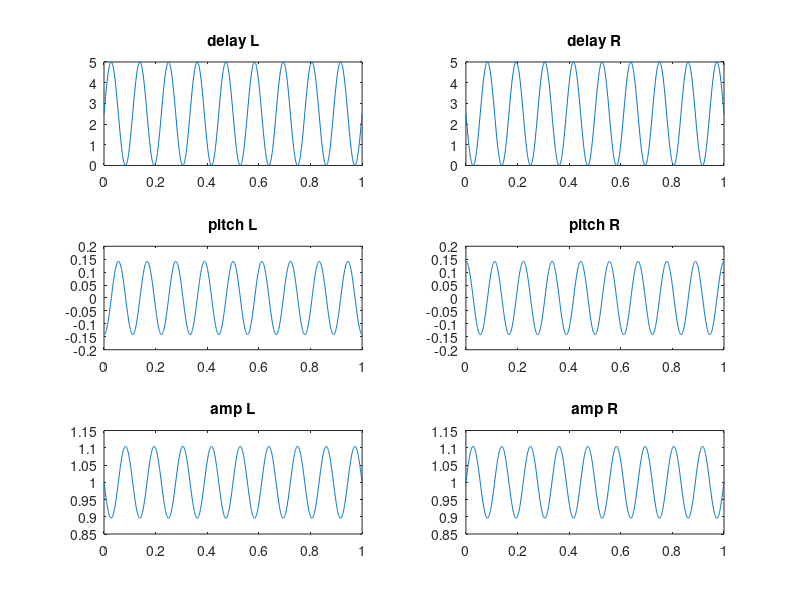

This figure's MATLAB source:
% clear all
% close all

fs = 48000;
c = 343;
lambda = c/fs;

% diameter of the horn installment
% distance between "closest to listener" and "furthest to listener"
% independent of listener distance to speaker
% OBS - the diameter in samples will have to come from the diameter in
% meters and the speed of sound, I'm just fucking drunk right now and cant
% do it
diam_samples = 5; 

% distance of listener to speaker
% the closer we are to the speaker, the higher the AM effect due to the 
% inverse square law
dist = 2; 

%minimum distance to speaker 
%(so that the inverse square law doesnt 'blow up)
% has to be larger than 1
% if this is 1, the ampltide modulation becomes maximal, with troughs at
% zero
mindist = 1.1;

% Amplitude modulation, based on distance
A = 1/((dist+mindist)^2);

w = 9 * 2*pi;   % rotational speed of the horn (in radians)
t = linspace(0,1,1000); % time axis

delay_L = 0.5*diam_samples * sin(w*t) + 0.5*diam_samples;
delay_R = -0.5*diam_samples * sin(w*t) + 0.5*diam_samples;
amp_L = -A*sin(w*t) + 1;
amp_R = A*sin(w*t) + 1;

% pitch shift caused by the delay
% negative sign: distance (delay) increases -> pitch decreases
pitch_L = -diff(delay_L);
pitch_R = -diff(delay_R);
% add an extra element to keep the length the same
pitch_L = [pitch_L(1), pitch_L];
pitch_R = [pitch_R(1), pitch_R];
% normalize them for plotting
pitch_L_norm = 0.5*max(delay_L)/max(pitch_L) * pitch_L;
pitch_R_norm = 0.5*max(delay_R)/max(pitch_R) * pitch_R;

figure();
subplot(321);
plot(t,delay_L);
title('delay L');
subplot(323);
plot(t, pitch_L);
title('pitch L');
subplot(325);
plot(t,amp_L);
title('amp L');

subplot(322);
plot(t,delay_R);
title('delay R');
subplot(324);
plot(t, pitch_R);
title('pitch R');
subplot(326);
plot(t,amp_R);
title('amp R');

